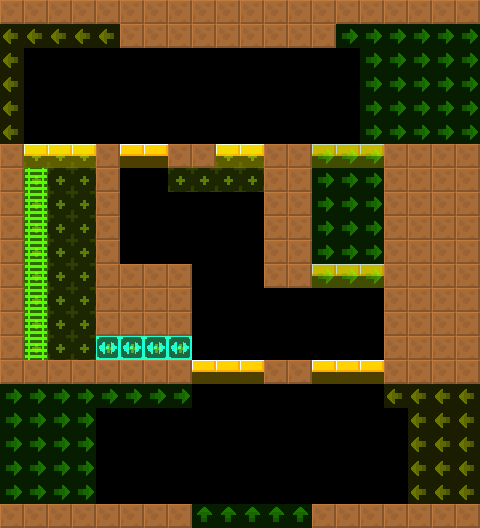

Tiled map render using the project's own tile images. Description and the map definition, with tile-layer contents summarised, below:
An orthogonal 20x22 tile map with 24x24 px tiles, 2 tile layers (col, lnk), 2 tilesets and 2 objects (2x RotatingBall).

<map version="1.4" tiledversion="1.4.2" orientation="orthogonal" renderorder="right-down" width="20" height="22" tilewidth="24" tileheight="24" infinite="0" nextlayerid="4" nextobjectid="8">
 <tileset firstgid="6" source="../../lnk.tsx" />
 <tileset firstgid="1" source="../../col.tsx" />
 <layer id="1" name="col" width="20" height="22">
  <data>[440 cells, 165 non-empty, 4 distinct tile ids]</data>
 </layer>
 <layer id="2" name="lnk" width="20" height="22" opacity="0.5">
  <data>[440 cells, 135 non-empty, 4 distinct tile ids]</data>
 </layer>
 <objectgroup id="3" name="markers" opacity="0.5">
  <object id="1" name="RotatingBall" type="RotatingBall" x="264" y="168" width="24" height="24">
   <properties>
    <property name="yr" value="0" />
    <property name="xr" value="0" />
    <property name="customId" value="3" />
   </properties>
  </object>
  <object id="2" name="RotatingBall" type="RotatingBall" x="144" y="288" width="24" height="24">
   <properties>
    <property name="yr" value="0" />
    <property name="xr" value="0" />
    <property name="customId" value="1" />
   </properties>
  </object>
 </objectgroup>
</map>
